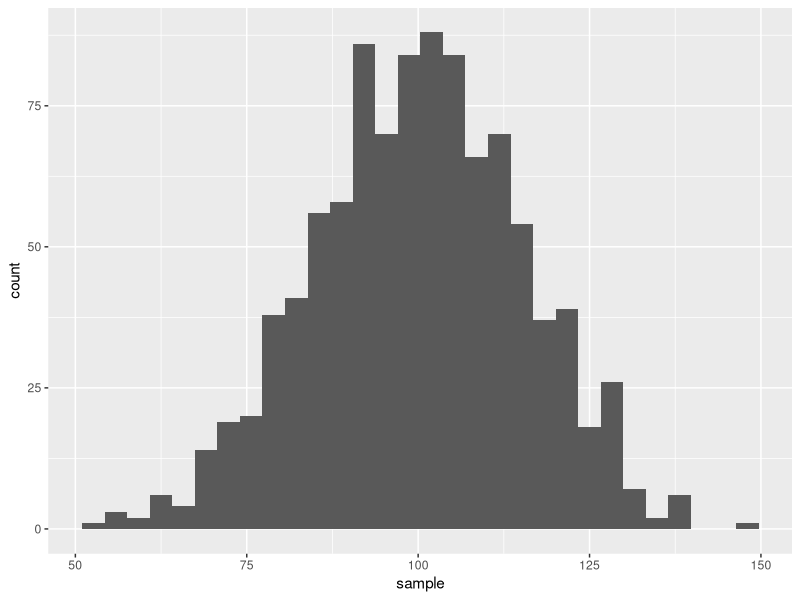
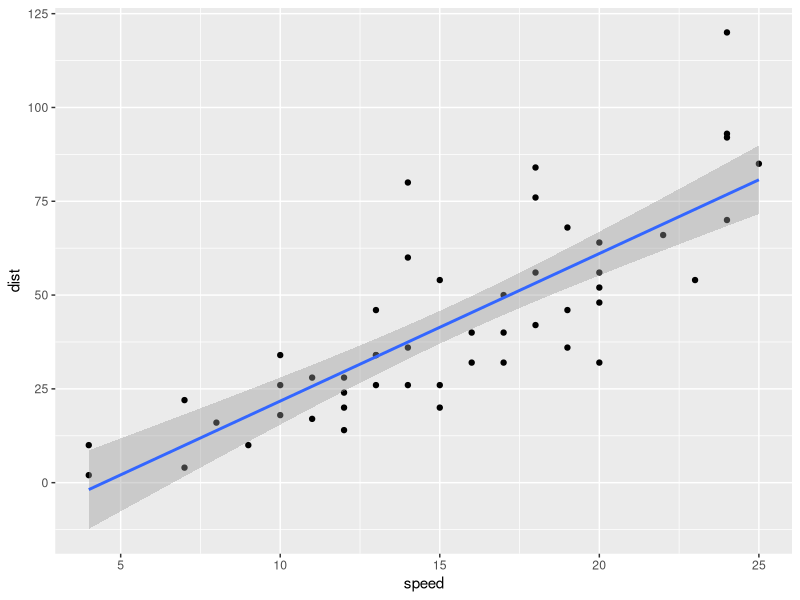
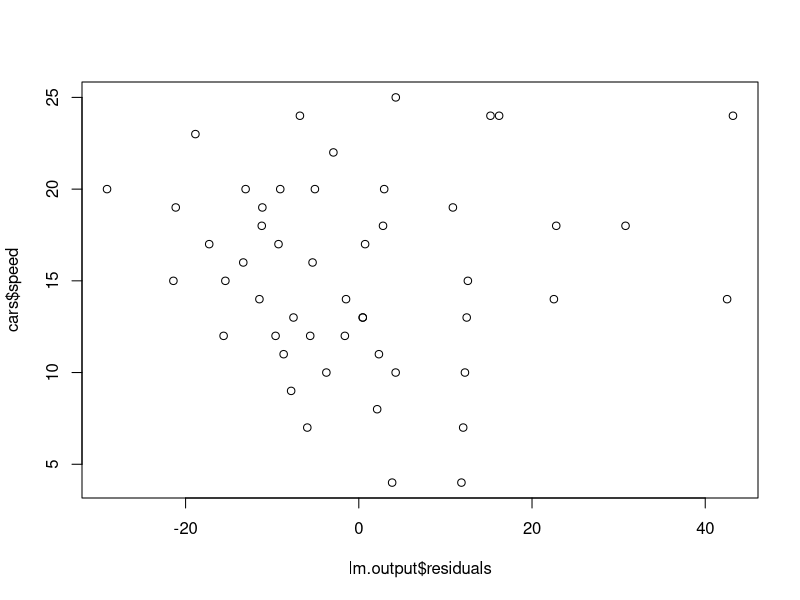

Here is the R script that generated these plots, in order:


# setwd
setwd("~/Documents/GitHub/crim1200-stat/Exercises7")

# loading packages
library(ggplot2)

# Plotting using pnorm
sample <- rnorm(1000, mean = 100, sd = 15)

# Graphing
ggplot(data.frame(sample), aes(x=sample)) +
  geom_histogram()

# Loading data
cars <- cars

# Viewing the attributes of the data
?cars

# Running a regression
lm.output <- lm(cars$dist ~ cars$speed)

# Looking at it
summary(lm.output)

# Graphing the variables
ggplot(cars, aes(x = speed, y = dist)) +
  geom_point() +
  geom_smooth(method = lm)

# Looking at the residuals
lm.output$residuals
lm.output$fitted.values

# Making a fraph of the residuals + x
plot(lm.output$residuals, cars$speed)


